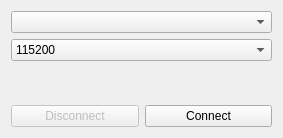
<?xml version="1.0" encoding="UTF-8"?>
<ui version="4.0">
 <class>Serial</class>
 <widget class="QWidget" name="Serial">
  <property name="geometry">
   <rect>
    <x>0</x>
    <y>0</y>
    <width>283</width>
    <height>138</height>
   </rect>
  </property>
  <property name="windowTitle">
   <string>Form</string>
  </property>
  <layout class="QVBoxLayout" name="verticalLayout">
   <item>
    <widget class="QComboBox" name="cb_port"/>
   </item>
   <item>
    <widget class="QComboBox" name="cb_baud">
     <item>
      <property name="text">
       <string>115200</string>
      </property>
     </item>
     <item>
      <property name="text">
       <string>9600</string>
      </property>
     </item>
    </widget>
   </item>
   <item>
    <spacer name="verticalSpacer">
     <property name="orientation">
      <enum>Qt::Vertical</enum>
     </property>
     <property name="sizeHint" stdset="0">
      <size>
       <width>0</width>
       <height>10</height>
      </size>
     </property>
    </spacer>
   </item>
   <item>
    <layout class="QHBoxLayout" name="horizontalLayout">
     <property name="spacing">
      <number>6</number>
     </property>
     <item>
      <widget class="QPushButton" name="bt_disconnect">
       <property name="enabled">
        <bool>false</bool>
       </property>
       <property name="text">
        <string>Disconnect</string>
       </property>
      </widget>
     </item>
     <item>
      <widget class="QPushButton" name="bt_connect">
       <property name="text">
        <string>Connect</string>
       </property>
      </widget>
     </item>
    </layout>
   </item>
  </layout>
 </widget>
 <resources/>
 <connections/>
</ui>
